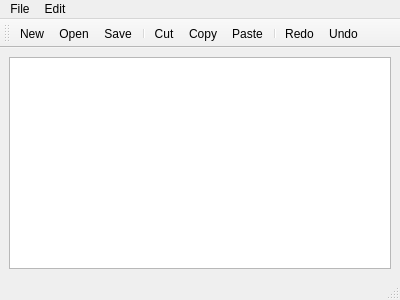
<?xml version="1.0" encoding="UTF-8"?>
<ui version="4.0">
 <class>MainWindow</class>
 <widget class="QMainWindow" name="MainWindow">
  <property name="geometry">
   <rect>
    <x>0</x>
    <y>0</y>
    <width>400</width>
    <height>300</height>
   </rect>
  </property>
  <property name="windowTitle">
   <string>MainWindow</string>
  </property>
  <widget class="QWidget" name="centralwidget">
   <layout class="QVBoxLayout" name="verticalLayout">
    <item>
     <widget class="QTextEdit" name="textEdit"/>
    </item>
   </layout>
  </widget>
  <widget class="QMenuBar" name="menubar">
   <property name="geometry">
    <rect>
     <x>0</x>
     <y>0</y>
     <width>400</width>
     <height>26</height>
    </rect>
   </property>
   <widget class="QMenu" name="menuFile">
    <property name="title">
     <string>File</string>
    </property>
    <addaction name="actionNew"/>
    <addaction name="actionOpen"/>
    <addaction name="separator"/>
    <addaction name="actionSave"/>
    <addaction name="actionSave_as"/>
   </widget>
   <widget class="QMenu" name="menuEdit">
    <property name="title">
     <string>Edit</string>
    </property>
    <addaction name="actionCut"/>
    <addaction name="actionCopy"/>
    <addaction name="actionPaste"/>
    <addaction name="separator"/>
    <addaction name="actionRedo"/>
    <addaction name="actionUndo"/>
   </widget>
   <addaction name="menuFile"/>
   <addaction name="menuEdit"/>
  </widget>
  <widget class="QStatusBar" name="statusbar"/>
  <widget class="QToolBar" name="toolBar">
   <property name="windowTitle">
    <string>toolBar</string>
   </property>
   <attribute name="toolBarArea">
    <enum>TopToolBarArea</enum>
   </attribute>
   <attribute name="toolBarBreak">
    <bool>false</bool>
   </attribute>
   <addaction name="actionNew"/>
   <addaction name="actionOpen"/>
   <addaction name="actionSave"/>
   <addaction name="separator"/>
   <addaction name="actionCut"/>
   <addaction name="actionCopy"/>
   <addaction name="actionPaste"/>
   <addaction name="separator"/>
   <addaction name="actionRedo"/>
   <addaction name="actionUndo"/>
  </widget>
  <action name="actionNew">
   <property name="icon">
    <iconset resource="Resource.qrc">
     <normaloff>:/icon/New.ico</normaloff>:/icon/New.ico</iconset>
   </property>
   <property name="text">
    <string>New</string>
   </property>
  </action>
  <action name="actionOpen">
   <property name="icon">
    <iconset resource="Resource.qrc">
     <normaloff>:/icon/Open.ico</normaloff>:/icon/Open.ico</iconset>
   </property>
   <property name="text">
    <string>Open</string>
   </property>
  </action>
  <action name="actionSave">
   <property name="icon">
    <iconset resource="Resource.qrc">
     <normaloff>:/icon/Save.ico</normaloff>:/icon/Save.ico</iconset>
   </property>
   <property name="text">
    <string>Save</string>
   </property>
  </action>
  <action name="actionSave_as">
   <property name="text">
    <string>Save as</string>
   </property>
  </action>
  <action name="actionCut">
   <property name="icon">
    <iconset resource="Resource.qrc">
     <normaloff>:/icon/Cut.ico</normaloff>:/icon/Cut.ico</iconset>
   </property>
   <property name="text">
    <string>Cut</string>
   </property>
  </action>
  <action name="actionCopy">
   <property name="icon">
    <iconset resource="Resource.qrc">
     <normaloff>:/icon/Copy.ico</normaloff>:/icon/Copy.ico</iconset>
   </property>
   <property name="text">
    <string>Copy</string>
   </property>
  </action>
  <action name="actionPaste">
   <property name="icon">
    <iconset resource="Resource.qrc">
     <normaloff>:/icon/Paste.ico</normaloff>:/icon/Paste.ico</iconset>
   </property>
   <property name="text">
    <string>Paste</string>
   </property>
  </action>
  <action name="actionRedo">
   <property name="icon">
    <iconset resource="Resource.qrc">
     <normaloff>:/icon/Redo.ico</normaloff>:/icon/Redo.ico</iconset>
   </property>
   <property name="text">
    <string>Redo</string>
   </property>
  </action>
  <action name="actionUndo">
   <property name="icon">
    <iconset resource="Resource.qrc">
     <normaloff>:/icon/Undo.ico</normaloff>:/icon/Undo.ico</iconset>
   </property>
   <property name="text">
    <string>Undo</string>
   </property>
  </action>
 </widget>
 <resources>
  <include location="Resource.qrc"/>
 </resources>
 <connections/>
</ui>
